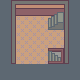

This game map was drawn from its Tiled (.tmx) file and the tilesets committed beside it. A one-line description and the trimmed map source follow:
An orthogonal 5x5 tile map with 16x16 px tiles, 2 tile layers (Tile Layer 1, Tile Layer 2), 5 tilesets and 2 objects (2x Door).

<map version="1.9" tiledversion="1.9.0" orientation="orthogonal" renderorder="right-down" width="5" height="5" tilewidth="16" tileheight="16" infinite="0" backgroundcolor="#e1f5fe" nextlayerid="12" nextobjectid="60">
 <properties>
  <property name="disable-minimap" type="bool" value="true" />
  <property name="music" value="route-2" />
 </properties>
 <tileset firstgid="1" source="../tilesets/outdoor-1.tsx" />
 <tileset firstgid="129" source="../tilesets/monsters.tsx" />
 <tileset firstgid="204" source="../tilesets/npc_common.tsx" />
 <tileset firstgid="256" source="../tilesets/outdoor-2.tsx" />
 <tileset firstgid="416" source="../tilesets/indoor.tsx" />
 <layer id="1" name="Tile Layer 1" width="5" height="5">
  <data>[25 cells, 25 non-empty, 10 distinct tile ids]</data>
 </layer>
 <objectgroup id="9" name="npc" />
 <layer id="6" name="Tile Layer 2" width="5" height="5">
  <data>[25 cells, 2 non-empty, 2 distinct tile ids]</data>
 </layer>
 <objectgroup id="8" name="items" />
 <objectgroup id="10" name="spawn points">
  <object id="51" class="Door" x="32" y="48" width="16" height="16">
   <properties>
    <property name="mainDoor" type="bool" value="true" />
    <property name="orientation" type="int" value="3" />
    <property name="roomId" value="43_tower_2" />
   </properties>
  </object>
  <object id="59" class="Door" x="32" y="16" width="16" height="16">
   <properties>
    <property name="orientation" type="int" value="3" />
    <property name="roomId" value="43_tower_4" />
   </properties>
  </object>
 </objectgroup>
</map>
